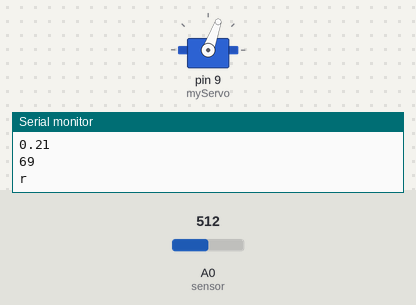
A sketch run on a simulated Arduino Uno, built with avr-gcc and run on an emulated ATmega328P. Shown: servo, the last lines printed to the serial monitor. Inputs (shaded band) come from the test bench; at power-on: A0 (sensor) = 512. The ROS host is connected and sends only what is stated.

Above: at 1.2 s.
1.3 s: A0 (sensor) set to 0
At 1.67 s:
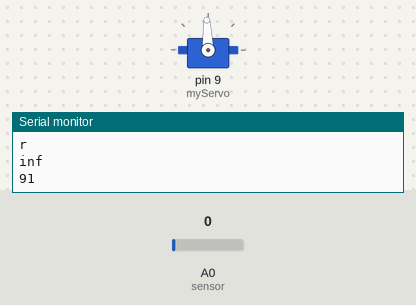
4.3 s: A0 (sensor) set to 25
At 6.13 s:
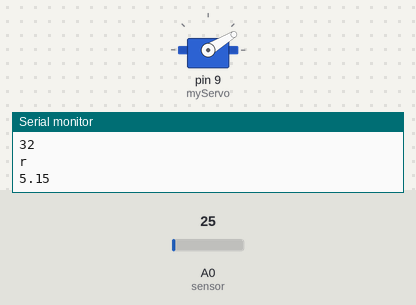
Timing chart, 0 to 13.3 s (numbered marks = the images above; inputs shaded):
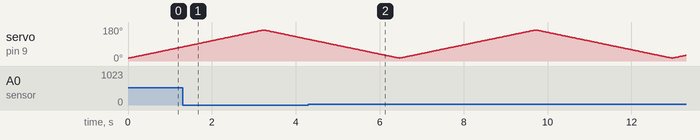

The sketch:

kc3.ino
```cpp
#include <ros.h>
#include <ros/time.h>
// Sử dụng thư viện Servo

#include <Servo.h>
#define sensor A0
#include <ros.h>
#include <sensor_msgs/Range.h>

sensor_msgs::Range range_msg ;
ros::NodeHandle  nh;
ros::Publisher pub_range("range_data", &range_msg);

// Khai báo chân Trig và Echo
const int trigPin = 10;
const int echoPin = 11;
// Khai báo biến thời gian và khoảng cách
long duration;
float distance;
unsigned long range_timer;
char frameid[] = "/ir_ranger";
Servo myServo; // Tạo đối tượng Servo để điều khiển Servo
void setup() {
  nh.initNode();
  nh.advertise(pub_range);
  pinMode(trigPin, OUTPUT); // Set chân trig là chân OUTPUT
  pinMode(echoPin, INPUT); // Set chân echo INPUT
  Serial.begin(9600);
  myServo.attach(9); // Chân Servo là chân 12


  range_msg.radiation_type = sensor_msgs::Range::INFRARED;
  range_msg.header.frame_id =  frameid;
  range_msg.field_of_view = 0.01;//i: giá trị góc
  range_msg.min_range = 0.03;
  range_msg.max_range = 0.4;


}
void loop() {
  // Quay Servo từ 15 độ - 165 độ
  for (int i = 15; i < 165; i++) {
    myServo.write(i);
    delay(20);
    distance = calculateDistance();// Gọi hàm tính khoảng cách

    Serial.println(i);
    Serial.println("r");
    Serial.println(distance);
  range_msg.field_of_view = i;
     range_msg.range = distance;
    range_msg.header.stamp = nh.now();
    pub_range.publish(&range_msg);

  }


 // nh.spinOnce();


  //delay(100);
  // Sau khi quay xong Servo từ 15 - 165 độ....quay ngược lại từ 165 độ về 15 độ, sau đó gửi tương tự các giá trị như bên trên
  for (int i = 164; i > 15; i--) {
    myServo.write(i);
    delay(20);
    distance = calculateDistance();
    Serial.println(i);
    Serial.println("r");
    Serial.println(distance);

    range_msg.field_of_view = i;
     range_msg.range = distance;//kc o được
    range_msg.header.stamp = nh.now();
    pub_range.publish(&range_msg);

  }
 nh.spinOnce();
  //delay(1000);
}
// Hàm tính khoảng cách
float calculateDistance() {
  float volts = analogRead(sensor);  // value from sensor * (5/1024)
  float distance = 10650.08 * pow (volts, -0.935) - 10; // worked out from datasheet graph
  distance = distance / 100;
  // if (distance <= 180){
  //   Serial.println(distance);   // print the distance
  return distance;

}
```
